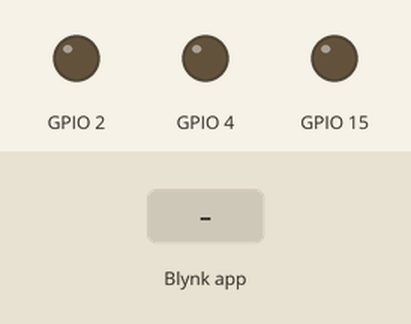
Bench run of a sketch on a simulated ESP32. Parts: output pins drawn as LEDs (lit = HIGH). The inputs (shaded band) are chosen by the test bench. WiFi joins after 1.5 s; servers stay silent unless stated.

Above: at 3.0 s.
3.1 s: Blynk app writes 1 to V0
At 4.3 s:
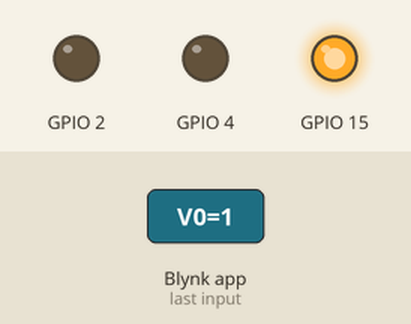
4.6 s: Blynk app writes 0 to V0
At 5.5 s:
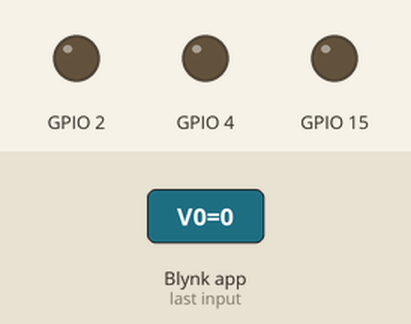
Timing chart, 0 to 7.6 s (numbered marks = the images above; inputs shaded):
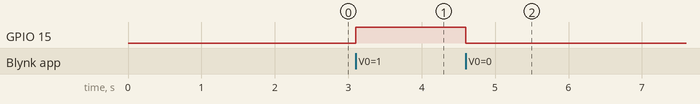

The sketch:

testHOME.ino
```cpp
/*************************************************************

  This is a simple demo of sending and receiving some data.
  Be sure to check out other examples!
 *************************************************************/

// Template ID, Device Name and Auth Token are provided by the Blynk.Cloud
// See the Device Info tab, or Template settings

#define BLYNK_TEMPLATE_ID "TMPLqP9NcMDT"
#define BLYNK_DEVICE_NAME "homeAutomation"
#define BLYNK_AUTH_TOKEN "vsAF-tthi-Dmvned1EkXoWnrUZVzzLqc"

// Comment this out to disable prints and save space
#define BLYNK_PRINT Serial


#include <WiFi.h>
#include <WiFiClient.h>
#include <BlynkSimpleEsp32.h>

char auth[] = BLYNK_AUTH_TOKEN;

// Your WiFi credentials.
// Set password to "" for open networks.
char ssid[] = "Hostal_Guayaquil_3";
char pass[] = "16081987";

BlynkTimer timer;

// This function is called every time the Virtual Pin 0 state changes
BLYNK_WRITE(V0)
{
  // Set incoming value from pin V0 to a variable
  int value = param.asInt();

  // Update state
  Blynk.virtualWrite(V0, value);
  if(param.asInt() == 1){
    digitalWrite(15,HIGH);
  }
  else
  {
    digitalWrite(15,LOW);
  }
}


// This function is called every time the device is connected to the Blynk.Cloud
/*
BLYNK_CONNECTED()
{
  // Change Web Link Button message to "Congratulations!"
  Blynk.setProperty(V3, "offImageUrl", "https://static-image.nyc3.cdn.digitaloceanspaces.com/general/fte/congratulations.png");
  Blynk.setProperty(V3, "onImageUrl",  "https://static-image.nyc3.cdn.digitaloceanspaces.com/general/fte/congratulations_pressed.png");
  Blynk.setProperty(V3, "url", "https://docs.blynk.io/en/getting-started/what-do-i-need-to-blynk/how-quickstart-device-was-made");
}


*/
// This function sends Arduino's uptime every second to Virtual Pin 2.


/*
void myTimerEvent()
{
  // You can send any value at any time.
  // Please don't send more that 10 values per second.
  Blynk.virtualWrite(V2, millis() / 1000);
}
*/
void setup()
{
  pinMode(4,OUTPUT);
  pinMode(2,OUTPUT);
  pinMode(15,OUTPUT);
  // Debug console
  Serial.begin(115200);

  Blynk.begin(auth, ssid, pass);
  // You can also specify server:
  //Blynk.begin(auth, ssid, pass, "blynk.cloud", 80);
  //Blynk.begin(auth, ssid, pass, IPAddress(192,168,1,100), 8080);

  // Setup a function to be called every second
  //timer.setInterval(1000L, myTimerEvent);
}

void loop()
{
  Blynk.run();
  //timer.run();
  // You can inject your own code or combine it with other sketches.
  // Check other examples on how to communicate with Blynk. Remember
  // to avoid delay() function!
}
```

Measured:
- after the input at 3.1 s, GPIO 15: LOW → HIGH at once
- after the input at 4.6 s, GPIO 15: HIGH → LOW at once
